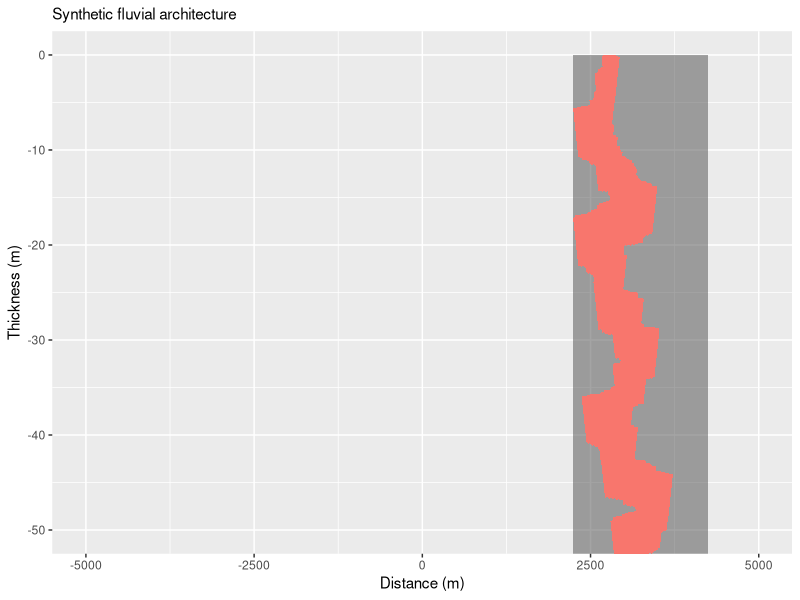
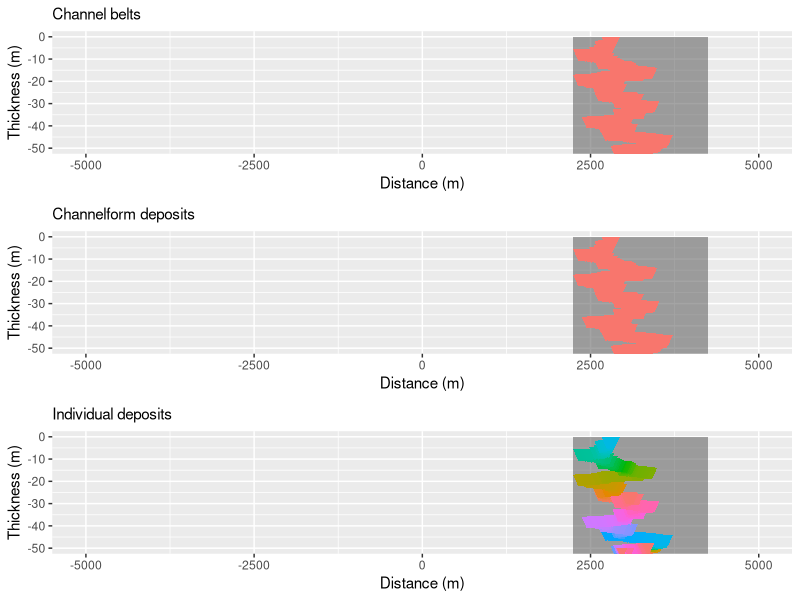

These figures' R source, in order:
## ---- chunk 1
library(dplyr)
library(tidyr)
library(ggplot2)
library(gridExtra)
## ---- chunk 2
#Model/basin controls
model_width <- 10000 #width of modelling space (m) 
sub_rate <- 0.0025 #subsdience rate (m/yr)
strat_th <- 50 #thickness of stratigraphy to generate (m)

#Channel belt controls
blt_wd <- 2000 #channel belt width (m)
blt_p_avl <- 0.00001 #probability of channel belt avulsion, p=1/belt avulsion frequency 

#Channel form controls
ch_wd <- 150 #channel width (m)
ch_th <- 5 #channel thickness (m)
ch_tri <- 1 #triangular-ness of the channelform (ranging from 0-1, 0=rectangular channel deposit, 1=triangular channelform deposit)
rate <- 4 #migration rate in m/yr
ch_p_avl <- 0.0001 #probability of channel avulsion, p=1/channel avulsion frequency 
## ---- chunk 3
print(paste("This will result in ", round(strat_th/sub_rate,digits=1), " model iterations",sep=""))
## ---- chunk 4
#Load function for drawing channel polygons
draw_channel <- function(df){
    ch_df <- NULL #set up new object/dataframe for the new data
    local_mig_dir <- df[[1,11]] #get starting migration direction
    prev_ch_min <- df[[1,9]] #get starting ch_min
    prev_ch_max <- df[[1,10]] #get strating ch_max
    for (i in 1:nrow(df)){
        if((prev_ch_min+local_mig_dir)<df[[i,7]] | (prev_ch_max+local_mig_dir)>df[[i,8]]){ #if the channel is out of bounds,
            local_mig_dir <- (local_mig_dir*-1) #and flip the migration direction.
            x1 <- prev_ch_min + local_mig_dir #migrate it the other way,
            x4 <- prev_ch_max + local_mig_dir
        } else {
            local_mig_dir <- sample(c(local_mig_dir, (local_mig_dir*-1)),size=1,prob=c(0.8,0.2)) # give local_mig_dir a chance to switch 
            x1 <- prev_ch_min + local_mig_dir
            x4 <- prev_ch_max + local_mig_dir
        }
    prev_ch_min <- x1
    prev_ch_max <- x4
    
    ch_df <- rbind(ch_df,data.frame(x1=x1,
                                    y1=df[[i,1]],
                                    
                                    x2=x1+(ch_wd*(ch_tri/2)),
                                    y2=df[[i,1]]-ch_th,
                                    
                                    x3=x4-(ch_wd*(ch_tri/2)),
                                    y3=df[[i,1]]-ch_th,
                                    
                                    x4=x4,
                                    y4=df[[i,1]])
                   )
    
    } #end for loop
    processed_rows <<- as.numeric(processed_rows+(nrow(df)))
    print(paste("Processed ", processed_rows, "years (",(processed_rows/(years+1))*100,"% complete)",sep=""))
    cbind(df,ch_df)
}#end function

#------------------------

#Start of model
years <- strat_th/sub_rate
processed_rows <- 0
strat_df <- data.frame(thickness=seq(from=-strat_th,to=0, by=sub_rate),
                       blt_avl=sample(c(0,1),size=years+1,prob=c(1-blt_p_avl,blt_p_avl),replace=TRUE),
                       ch_avl=sample(c(0,1),size=years+1,prob=c(1-ch_p_avl,ch_p_avl),replace=TRUE)
            )  

strat_df[1,2:3] <- 1 #set the first row of the avulsion columns (blt_avl, ch_avl) to 1
strat_df[which(strat_df$blt_avl==1),3] <- 1 #set ch_avl==1 where blt_avl==1

strat_df$blt_no <- cumsum(strat_df$blt_avl) #create a belt number by cumulative sum
strat_df$ch_no <- cumsum(strat_df$ch_avl) #create channel number by cumulative sum
strat_df$dep_no <- paste(strat_df$blt_no,".",strat_df$ch_no,".",seq.int(nrow(strat_df)),sep="") #create unique deposit number by paste
print(paste("This model consists of: ", max(strat_df$blt_no), " channel belts and ", max(strat_df$ch_no), " channels", sep=""))

#mutate belt information
strat_df <- strat_df %>% 
    group_by(blt_no) %>% 
    mutate(blt_min=sample((-model_width/2):((model_width/2)-blt_wd), 1),
           blt_max=blt_min+blt_wd) %>% 
    ungroup()

#mutate channel information
strat_df <- strat_df %>% 
    group_by(ch_no) %>% 
    rowwise() %>%
    mutate(ch_min=sample((blt_min):(blt_max-ch_wd), 1),
           ch_max=(ch_min+ch_wd),
           mig_dir=sample(c(-rate,rate),size=1,prob=c(0.5,0.5))) %>%
    ungroup()
strat_df[which(strat_df$ch_avl==0),9:11] <- NA 

#split into a list of dataframes/tibbles
strat_list <- split(strat_df, f=strat_df$ch_no)

#lapply the draw_channel function to each dataframe/tibble in the list
strat_list <- lapply(strat_list, function(df)draw_channel(df))

#bind back into dataframe
strat_df <- do.call(rbind.data.frame, strat_list)

#filter into individual dataframes and rename x, y columns - I don't like pivoting... then bind into one data table
strata_x1_y1 <- strat_df %>% select(thickness,blt_no,ch_no,dep_no,blt_min,blt_max,x=x1,y=y1)
strata_x2_y2 <- strat_df %>% select(thickness,blt_no,ch_no,dep_no,blt_min,blt_max,x=x2,y=y2)
strata_x3_y3 <- strat_df %>% select(thickness,blt_no,ch_no,dep_no,blt_min,blt_max,x=x3,y=y3)
strata_x4_y4 <- strat_df %>% select(thickness,blt_no,ch_no,dep_no,blt_min,blt_max,x=x4,y=y4)

strat_df <- rbind(strata_x1_y1,strata_x2_y2,strata_x3_y3,strata_x4_y4)
belt_df <- strat_df %>% group_by(blt_no) %>% summarize(x_min=min(blt_min),
                                                       x_max=max(blt_max),
                                                       y_min=min(y),
                                                       y_max=max(y)
                                                       )

ggplot() +
    geom_rect(data=belt_df, mapping=aes(xmin=x_min,xmax=x_max,ymin=y_min,ymax=y_max,alpha=0.1)) +
    geom_polygon(data=strat_df, mapping=aes(x=x,y=y,fill=as.factor(ch_no),group=dep_no)) +
    coord_cartesian(xlim=c((-model_width/2),(model_width/2)),ylim=c(-strat_th,0)) + 
    labs(subtitle="Synthetic fluvial architecture", x="Distance (m)", y="Thickness (m)") +
    theme(legend.position = "none")
    

## ---- chunk 5
p <- ggplot() +
    geom_rect(data=belt_df, mapping=aes(xmin=x_min,xmax=x_max,ymin=y_min,ymax=y_max,alpha=0.05)) +
    coord_cartesian(xlim=c((-model_width/2),(model_width/2)),ylim=c(-strat_th,0)) + 
    labs(x="Distance (m)", y="Thickness (m)") +
    theme(legend.position = "none")

plot1 <- p + geom_polygon(data=strat_df, mapping=aes(x=x,y=y,fill=as.factor(blt_no),group=dep_no)) + labs(subtitle="Channel belts")
plot2 <- p + geom_polygon(data=strat_df, mapping=aes(x=x,y=y,fill=as.factor(ch_no),group=dep_no)) +  labs(subtitle="Channelform deposits")
plot3 <- p + geom_polygon(data=strat_df, mapping=aes(x=x,y=y,fill=as.factor(dep_no),group=dep_no)) + labs(subtitle="Individual deposits")

plot_heirarchy <- grid.arrange(plot1,plot2,plot3)
plot_heirarchy
